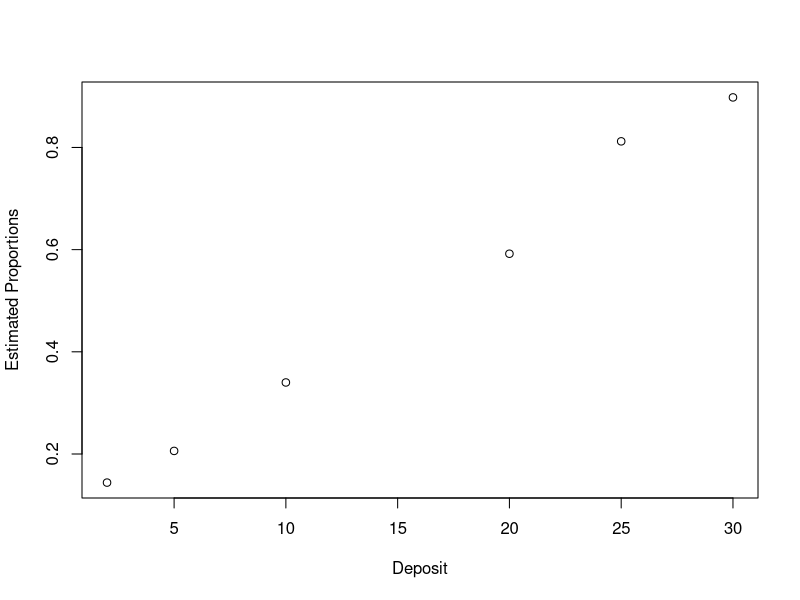

Reproduce this figure in R.
### Yu's HW3 - Logistic Reg
library(MASS)
##1
setwd("/Users/giangvu/Desktop/STAT 2132 - Applied Stat Method 2/SPR22/hw")
bottle <- read.delim("CH14PR11.txt", header = F, sep = "")
colnames(bottle) <- c("X","n","Y")
#(a)
plot(bottle$X, bottle$Y/bottle$n,
     xlab = "Deposit",
     ylab = "Estimated Proportions")
#(b) aggregate data -> have to add weights
bottle.fit <- glm(Y/n~X, family = binomial(link="logit"), weights = n, data = bottle)
bottle.sum <- summary(bottle.fit)

beta.hat <- bottle.fit$coefficients
se <- bottle.sum$coefficients[,2]

#increase X by 10
alpha <- 0.05
exp(beta.hat[2]*10)
CI.beta <- exp(10*beta.hat[2] + 10*se[2]*c(qnorm(alpha/2), qnorm(1-alpha/2)))

#fit0 for deviance goodness of fit test
bottle.fit0 <- glm(Y/n~1,family = binomial(link="logit"),weights=n,data = bottle)
lr.stat <- bottle.fit0$deviance - bottle.fit$deviance
pvalue.H0.lr <- pchisq(q = lr.stat, df = 1, lower.tail = F) 
